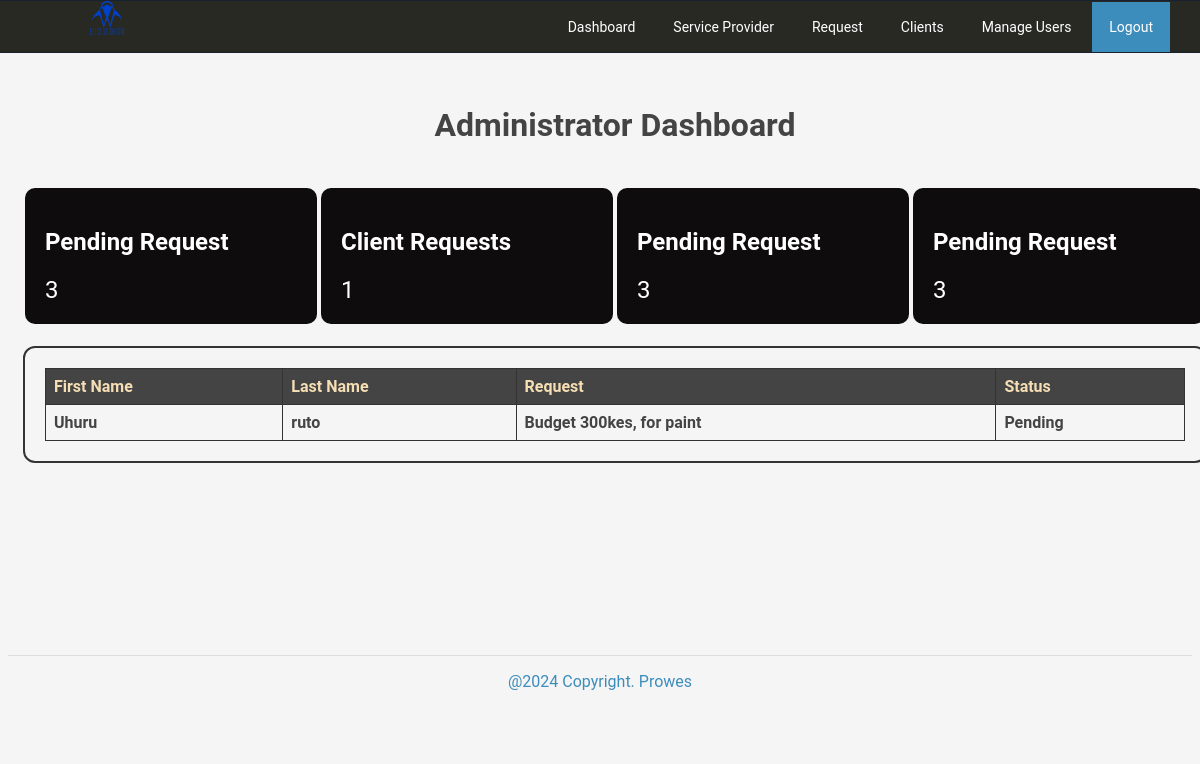
Screenshot of /admin/ (signed in) with the database file from the repository.
### tables this page shows
CREATE TABLE `tblrequest` (
  `RequestID` int(11) NOT NULL,
  `Request` text NOT NULL,
  `Status` varchar(90) NOT NULL,
  `Remarks` text NOT NULL,
  `ClientID` int(11) NOT NULL,
  `ServiceID` int(11) NOT NULL,
  `USERID` int(11) NOT NULL DEFAULT 0,
  `Viewed` tinyint(1) NOT NULL DEFAULT 0
);

CREATE TABLE `tblclients` (
  `ClientID` int(11) NOT NULL,
  `Fname` varchar(90) NOT NULL,
  `Lname` varchar(90) NOT NULL,
  `Address` text NOT NULL,
  `ContactNo` varchar(30) NOT NULL,
  `Status` varchar(90) NOT NULL DEFAULT 'Pending',
  `cUsername` varchar(90) NOT NULL,
  `cPassword` varchar(90) NOT NULL,
  `PicLoc` text NOT NULL
);

### admin/index.php (called while the page is built, shortened)
<?php
 require_once("nav/navigation.php");
?>

### includes/database.php (called while the page is built, shortened)
<?php
class Database
{
    public $sql_string = '';
    private $conn;
    public function open_connection()
    {
        $this->conn = new mysqli(server, user, pass, database_name);
    }
    public function setQuery($sql = '')
    {
        $this->sql_string = $sql;
    }
    public function executeQuery()
    {
        $result = $this->conn->query($this->sql_string);
        return $result;
    }
    private function confirm_query($result)
    {
        return $result;
    }
    public function loadResultList($key = '') {
        $cur = $this->executeQuery();
        $array = array();
        if ($cur->num_rows > 0) {
            while ($row = $cur->fetch_object()) {
                if ($key) {
                    $array[$row->$key] = $row;
                } else {
                    $array[] = $row;
                }
            }
        }
        return $array;
    }
    public function loadSingleResult()
    {
        $cur = $this->executeQuery();
        while ($row = $cur->fetch_object()) {
            return $data = $row;
        }
    }
}
$mydb = new Database();
?>

### includes/accounts.php (called while the page is built, shortened)
<?php
require_once(LIB_PATH.DS.'database.php');
class User {
	public static function countPendingRequests() {
        global $mydb;
        $sql = "SELECT COUNT(*) AS pending_requests FROM tblclients WHERE status = 'PENDING' ";
        $mydb->setQuery($sql);
        $result = $mydb->loadSingleResult();
        return $result->pending_requests;
    }
	public static function countPendingClientRequests() {
        global $mydb;
        $sql = "SELECT COUNT(*) AS pending_requests FROM tblrequest WHERE status = 'PENDING' ";
        $mydb->setQuery($sql);
        $result = $mydb->loadSingleResult();
        return $result->pending_requests;
    }
	public static function getPendingClientRequests() {
		global $mydb;
		$sql = "SELECT c.Fname, c.Lname, r.Request, c.Status
				FROM tblclients c
				INNER JOIN tblrequest r ON c.ClientID = r.ClientID
				WHERE c.Status = 'PENDING'";
		$mydb->setQuery($sql);
		$result = $mydb->loadResultList();
		return $result;
	}
}
?>

### admin/dashboard.php (the view, shortened to what this page needs)
<header>
	<h1>
		Administrator Dashboard
	</h1>
</header>
<div class="row no-gutters">
	<div class="col-md-3 d-flex justify-content-center">
		<div class="box rounded">
			<h2>Pending Request</h2>
			<span class="num">
				<?php
					require_once('../includes/accounts.php');
					$pending_requests_count = User::countPendingRequests();
					echo $pending_requests_count;
				?>
			</span>
		</div>
	</div>
	<div class="col-md-3 d-flex justify-content-space-around">
		<div class="box rounded">
			<h2>Client Requests</h2>
			<span class="num">
				<?php
					require_once('../includes/accounts.php');
					$pending_requests_count = User::countPendingClientRequests();
					echo $pending_requests_count;
				?>
			</span>
		</div>
	</div>
	<div class="col-md-3 d-flex justify-content-space-around">
		<div class="box rounded">
			<h2>Pending Request</h2>
			<span class="num">
				<?php
					require_once('../includes/accounts.php');
					$pending_requests_count = User::countPendingRequests();
					echo $pending_requests_count;
				?>
			</span>
		</div>
	</div>
	<div class="col-md-3 d-flex justify-content-space-around">
		<div class="box rounded">
			<h2>Pending Request</h2>
			<span class="num">
				<?php
					require_once('../includes/accounts.php');
					$pending_requests_count = User::countPendingRequests();
					echo $pending_requests_count;
				?>
			</span>
		</div>
	</div>
</div>
<div class="showTable">
<?php
    $pending_requests = User::getPendingClientRequests();
    if (!empty($pending_requests)) {
        echo "<table>";
        echo "<thead>";
        echo "<tr>";
        echo "<th>First Name</th>";
        echo "<th>Last Name</th>";
        echo "<th>Request</th>";
        echo "<th>Status</th>";
        echo "</tr>";
        echo "</thead>";
        echo "<tbody>";
        foreach ($pending_requests as $request) {
            echo "<tr>";
            echo "<td>" . $request->Fname . "</td>";
            echo "<td>" . $request->Lname . "</td>";
            echo "<td>" . $request->Request . "</td>";
            echo "<td>" . $request->Status . "</td>";
            echo "</tr>";
        }
        echo "</tbody>";
        echo "</table>";
    } else {
        echo "No pending requests found.";
    }
    ?>
</div>

### admin/css/style.css (style rules this page uses)
body { font-family: "Roboto", -apple-system, BlinkMacSystemFont, "Segoe UI", Roboto, "Helvetica Neue", Arial, sans-serif; }
.row { display: flex; flex-wrap: wrap; margin-right: -15px; margin-left: -15px; }
.no-gutters { margin-right: 0; margin-left: 0; }
.no-gutters > .col, .no-gutters > [class*="col-"] { padding-right: 0; padding-left: 0; }
.col, .col-md-1, .col-md-2, .col-md-3, .col-md-4, .col-md-5, .col-md-6, .col-md-7, .col-md-8, .col-md-9, .col-md-10, .col-md-11, .col-md-12, .col-md, .col-md-auto { position: relative; width: 100%; min-height: 1px; padding-right: 15px; padding-left: 15px; }
@media (min-width: 768px) { .col-md-3 { flex: 0 0 25%; max-width: 25%; } }
.box { position: relative; text-align: left; padding: 8% 10% 55px 55px; color: #ffffff; background: #62bfe6; transition: .3s ease; margin: 2px; }

### admin/dashboard.php (style rules this page uses)
body { background-color: whitesmoke; ; color: #444; }
header { text-align: center; padding: 20px 0; }
.box { background-color: #0E0C0C; padding: 20px; border-radius: 10px; }
.num { font-size: 24px; }
.showTable { border: 2px solid #333; border-radius: 12px; margin-top: 20px; padding: 20px; }
.showTable table { align-items: center; width: 100%; border-collapse: collapse; border-radius: 10px; }
.showTable th, .showTable td { padding: 8px; border: 1px solid #333; text-align: left; font-weight: 600; }
.showTable th { background-color: #444; color: wheat; }

### rows the page displays
tblrequest: ClientID.Fname "Uhuru", ClientID.Lname "ruto", Request "Budget 300kes, for paint", ClientID.Status "Pending"

### other values shown
$pending_requests_count "3"
$pending_requests_count "1"
